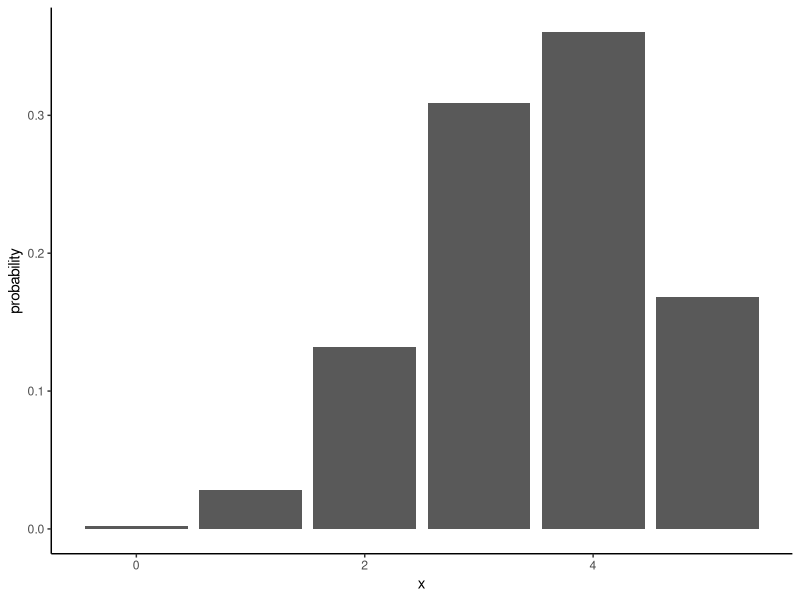

This figure's R source:
## ---- chunk 1
knitr::opts_chunk$set(echo=TRUE, fig.align="center", warning=FALSE);
set.seed(1337);
## ---- chunk 2
n.trials <- 5;
## ---- chunk 3
outcomes <- c("T", "H");
## ---- chunk 4
probs.outcome <- c(0.3, 0.7);
## ---- chunk 5
# Enumerate the sample space of a sequence of n trials,
# given the outcomes of individual trials,
# returning the sample space
enumerate <- function(outcomes, n) {
  if (n == 1) {
    as.list(outcomes)
  } else {
    branches <- enumerate(outcomes, n - 1);
    unlist(
      lapply(branches,
        function(b) {
          lapply(outcomes, function(o) c(b, o))
        }
      ),
      recursive = FALSE
    )
  }
}
## ---- chunk 6
S <- enumerate(outcomes, n.trials);
## ---- chunk 7
probs.S <- unlist(lapply(
  enumerate(probs.outcome, n.trials),
  function(probs) {
    prod(probs)
  }
));
## ---- chunk 8
X <- function(s) {
  sum(s == "H")
}
## ---- chunk 9
values.x <- unlist(lapply(S, X));
## ---- chunk 10
domain.x <- unique(values.x);
## ---- chunk 11
probs.x <- unlist(lapply(domain.x,
  function(x) {
    idx <- values.x == x;
    sum(probs.S[idx])
  }
));
## ---- chunk 12
library(ggplot2)
ggplot(data.frame(x=domain.x, y=probs.x), aes(x, y)) + theme_classic() +
  geom_col() + ylab("probability")
## ---- chunk 13
s <- sample(outcomes, n.trials, replace=TRUE, prob=probs.outcome);
X(s)
## ---- chunk 14
s.idx <- which(unlist(lapply(S, function(s.i) all(s.i == s))));
probs.S[s.idx]
